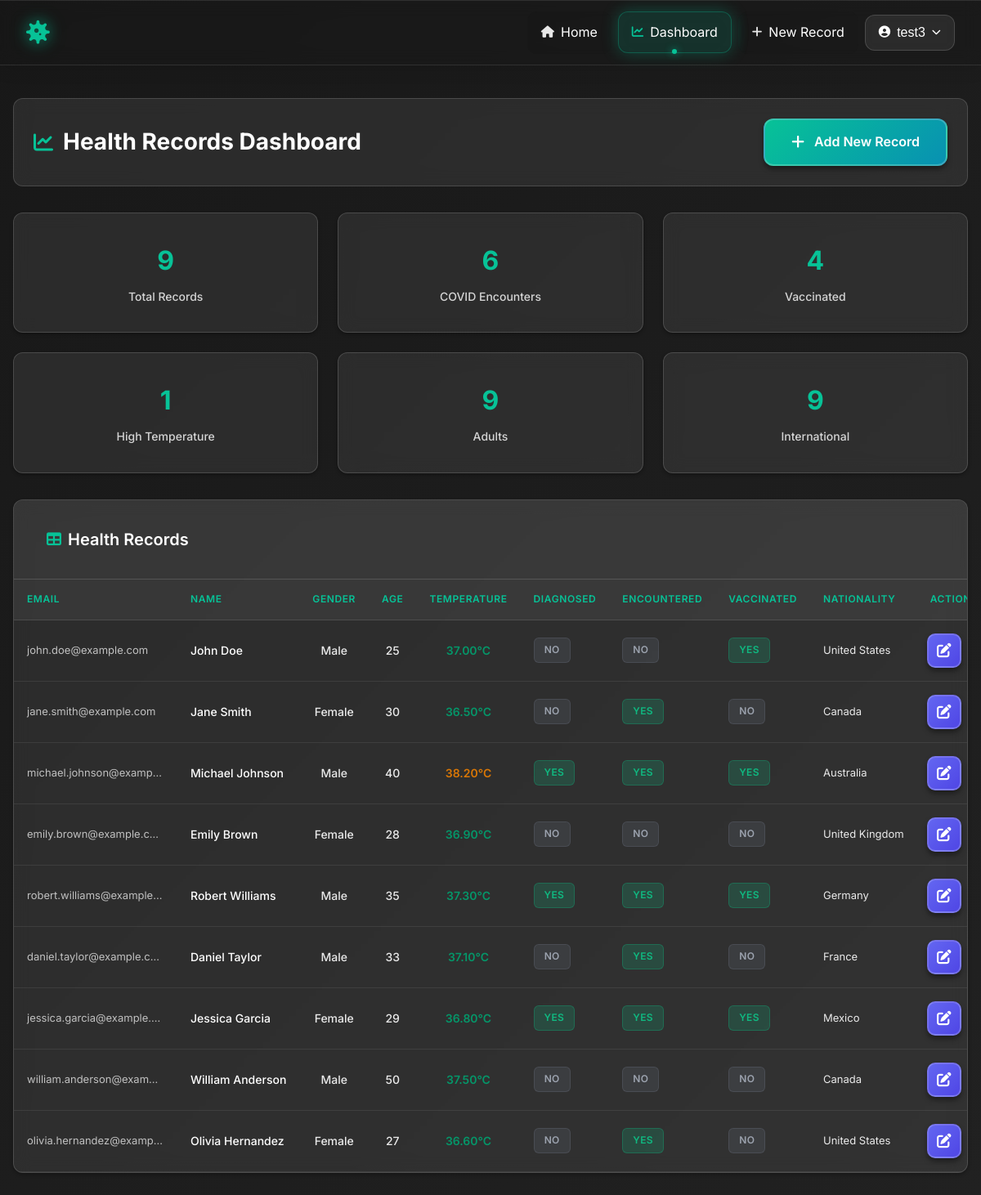
The page /dashboard_admin.php (signed in) on the database its author committed.
### tables this page shows
CREATE TABLE `records` (
  `id` int(11) NOT NULL,
  `email` varchar(255) NOT NULL,
  `full_name` varchar(255) NOT NULL,
  `gender` varchar(255) NOT NULL,
  `age` int(11) NOT NULL,
  `temp` decimal(5,2) NOT NULL,
  `diagnosed` enum('YES','NO') NOT NULL,
  `encountered` enum('YES','NO') NOT NULL,
  `vaccinated` enum('YES','NO') NOT NULL,
  `nationality` varchar(255) NOT NULL
);

### includes/security.inc.php (called while the page is built, shortened)
<?php
function sanitizeOutput($data) {
    return htmlspecialchars($data, ENT_QUOTES, 'UTF-8');
}
?>

### dashboard_admin.php (the view, shortened to what this page needs)
<?php
include './includes/dbconn.inc.php';
include './includes/security.inc.php';
$query = "SELECT * FROM records";
$stmt = mysqli_prepare($conn, $query);
mysqli_stmt_execute($stmt);
$result = mysqli_stmt_get_result($stmt);
$encounterYesCount = 0;
$vaccinatedYesCount = 0;
$feverCount = 0;
$adultCount = 0;
$minorCount = 0;
$foreignerCount = 0;
$totalRecords = 0;
if ($result) {
  while ($row = mysqli_fetch_assoc($result)) {
    $totalRecords++;
    if ($row['encountered'] == 'YES') {
      $encounterYesCount++;
    }
    if ($row['vaccinated'] == 'YES') {
      $vaccinatedYesCount++;
    }
    if ($row['temp'] > 37.5) {
      $feverCount++;
    }
    if ($row['age'] >= 18) {
      $adultCount++;
    } else {
      $minorCount++;
    }
    $isFilipino = false;
    if (!$isFilipino) {
      $foreignerCount++;
    }
  }
}
?>
<?php include "./header.php"; ?>
<body>
  <main>
    <div class="wrapper">
      <div class="primary-action-section">
        <h1 class="dashboard-title">
          <i class="fa-solid fa-chart-line"></i>
          Health Records Dashboard
        </h1>
        <a href="./add.php" class="primary-add-btn">
          <i class="fa-solid fa-plus"></i>
          Add New Record
        </a>
      </div>
      <div class="status status-grid">
        <div class="status-grid-item">
          <div class="status-grid-count"><?php echo $totalRecords; ?></div>
          <div class="status-grid-text">Total Records</div>
        </div>
        <div class="status-grid-item">
          <div class="status-grid-count"><?php echo $encounterYesCount; ?></div>
          <div class="status-grid-text">COVID Encounters</div>
        </div>
        <div class="status-grid-item">
          <div class="status-grid-count"><?php echo $vaccinatedYesCount; ?></div>
          <div class="status-grid-text">Vaccinated</div>
        </div>
        <div class="status-grid-item">
          <div class="status-grid-count"><?php echo $feverCount; ?></div>
          <div class="status-grid-text">High Temperature</div>
        </div>
        <div class="status-grid-item">
          <div class="status-grid-count"><?php echo $adultCount; ?></div>
          <div class="status-grid-text">Adults</div>
        </div>
        <div class="status-grid-item">
          <div class="status-grid-count"><?php echo $foreignerCount; ?></div>
          <div class="status-grid-text">International</div>
        </div>
      </div>
      <div class="table-container">
        <div class="table-header">
          <h2 class="table-title">
            <i class="fa-solid fa-table"></i>
            Health Records
          </h2>
        </div>
        <table>
          <thead>
            <tr>
              <th>Email</th>
              <th>Name</th>
              <th>Gender</th>
              <th>Age</th>
              <th>Temperature</th>
              <th>Diagnosed</th>
              <th>Encountered</th>
              <th>Vaccinated</th>
              <th>Nationality</th>
              <th>Actions</th>
            </tr>
          </thead>
          <tbody>
          <?php
          $table_query = "SELECT * FROM records";
          $table_stmt = mysqli_prepare($conn, $table_query);
          if ($table_stmt) {
            mysqli_stmt_execute($table_stmt);
            $table_result = mysqli_stmt_get_result($table_stmt);
            if ($table_result && mysqli_num_rows($table_result) > 0) {
              while ($row = mysqli_fetch_assoc($table_result)) {
                echo '<tr>';
                echo '<td data-cell="email">' . sanitizeOutput($row['email']) . '</td>';
                echo '<td data-cell="name">' . sanitizeOutput($row['full_name']) . '</td>';
                echo '<td data-cell="gender">' . sanitizeOutput($row['gender']) . '</td>';
                echo '<td data-cell="age">' . sanitizeOutput($row['age']) . '</td>';
                $temp = (float)$row['temp'];
                $tempClass = 'temp-normal';
                if ($temp > 37.5) $tempClass = 'temp-elevated';
                echo '<td data-cell="temperature" class="' . $tempClass . '">' . sanitizeOutput($row['temp']) . '°C</td>';
                $diagnosed = strtoupper($row['diagnosed']);
                $diagnosedBadge = '<span class="status-badge ' . ($diagnosed === 'YES' ? 'yes' : 'no') . '">' . $diagnosed . '</span>';
                echo '<td data-cell="diagnosed">' . $diagnosedBadge . '</td>';
                $encountered = strtoupper($row['encountered']);
                $encounteredBadge = '<span class="status-badge ' . ($encountered === 'YES' ? 'yes' : 'no') . '">' . $encountered . '</span>';
                echo '<td data-cell="encountered">' . $encounteredBadge . '</td>';
                $vaccinated = strtoupper($row['vaccinated']);
                $vaccinatedBadge = '<span class="status-badge ' . ($vaccinated === 'YES' ? 'yes' : 'no') . '">' . $vaccinated . '</span>';
                echo '<td data-cell="vaccinated">' . $vaccinatedBadge . '</td>';
                echo '<td data-cell="nationality">' . sanitizeOutput($row['nationality']) . '</td>';
                echo '<td data-cell="actions">';
                echo '<div class="action-buttons">';
                $record_id = (int)$row['id'];
                echo '<a href="./update.php?id=' . $record_id . '" class="action-btn edit" title="Edit Record">';
                echo '<i class="fa-solid fa-edit"></i>';
                echo '</a>';
                echo '</div>';
                echo '</td>';
                echo '</tr>';
              }
            }
          } else {
            logSecurityEvent('Table prepared statement failed in dashboard_admin.php: ' . mysqli_error($conn));
            echo '<tr><td colspan="10">Error loading data</td></tr>';
          }
          ?>
        </tbody>
      </table>
    </div>
  </div>
</main>
</body>
</html>

### styles/styles.css (style rules this page uses)
:root { --clr-primary: #181818; --clr-complementary: #07c297; --clr-accent: #212121; --ff-base: 'Inter', sans-serif; }
* { box-sizing: border-box; }
html { color-scheme: dark; scroll-behavior: smooth; }
h1, h2, h3, h4, h5, a, span { font-size: 1rem; font-weight: 400; color: white; }
h2 { font-size: 2rem; padding: 1rem; }
a { text-decoration: none; }
body { background-color: black; color: white; font-family: var(--ff-base); padding-top: var(--nav-height, 80px); }

### styles/header.css (style rules this page uses)
:root { --nav-height: 80px; --nav-bg-transparent: rgba(24, 24, 24, 0.15); --nav-bg-scrolled: rgba(24, 24, 24, 0.25); --nav-bg-solid: #181818; --nav-border-transparent: rgba(255, 255, 255, 0.1); --nav-border-scrolled: rgba(255, 255, 255, 0.2); --nav-text: #ffffff; --nav-text-secondary: rgba(255, 255, 255, 0.9); --nav-hover: #07c297; --nav-active: #07c297; --nav-shadow-transparent: 0 4px 20px rgba(0, 0, 0, 0.1); --nav-shadow-scrolled: 0 8px 32px rgba(0, 0, 0, 0.2); --nav-transition: all 0.4s cubic-bezier(0.4, 0, 0.2, 1); --nav-dropdown-bg: rgba(33, 33, 33, 0.95); --nav-mobile-bg: rgba(24, 24, 24, 0.98); --blur-light: blur(15px); --blur-heavy: blur(25px); }

### styles/index.css (style rules this page uses)
:root { --clr-primary: #181818; --clr-complementary: #07c297; --clr-accent: #212121; --clr-white: #ffffff; --clr-light-gray: #f8f9fa; --clr-dark-overlay: rgba(0, 0, 0, 0.6); --ff-base: 'Inter', sans-serif; --border-radius: 12px; --transition: all 0.3s ease; --container-max-width: 1200px; --section-padding: 4rem 2rem; }
body { font-family: var(--ff-base); font-weight: 400; line-height: 1.6; margin: 0; }

### styles/add.css (style rules this page uses)
:root { --clr-primary: #181818; --clr-complementary: #07c297; --clr-accent: #212121; --clr-white: #ffffff; --clr-light-gray: #f8f9fa; --ff-base: 'Inter', sans-serif; --border-radius: 12px; --transition: all 0.3s ease; --container-max-width: 800px; --form-padding: 2rem; }
* { box-sizing: border-box; }
html { scroll-behavior: smooth; }
body { background: linear-gradient(135deg, var(--clr-primary) 0%, var(--clr-accent) 100%); color: var(--clr-white); font-family: var(--ff-base); line-height: 1.6; margin: 0; padding: 0; padding-top: 0 !important; min-height: 100vh; width: 100%; overflow-x: hidden; }

### rows shown on the page
records: email "john.doe@example.com", full_name "John Doe", gender "Male", age "25", temp "37.00", diagnosed "NO", encountered "NO", vaccinated "YES", nationality "United States"
records: email "jane.smith@example.com", full_name "Jane Smith", gender "Female", age "30", temp "36.50", diagnosed "NO", encountered "YES", vaccinated "NO", nationality "Canada"
records: email "michael.johnson@examp…", full_name "Michael Johnson", gender "Male", age "40", temp "38.20", diagnosed "YES", encountered "YES", vaccinated "YES", nationality "Australia"
records: email "emily.brown@example.com", full_name "Emily Brown", gender "Female", age "28", temp "36.90", diagnosed "NO", encountered "NO", vaccinated "NO", nationality "United Kingdom"
records: email "robert.williams@example…", full_name "Robert Williams", gender "Male", age "35", temp "37.30", diagnosed "YES", encountered "YES", vaccinated "YES", nationality "Germany"
records: email "daniel.taylor@example.c…", full_name "Daniel Taylor", gender "Male", age "33", temp "37.10", diagnosed "NO", encountered "YES", vaccinated "NO", nationality "France"
records: email "jessica.garcia@example.…", full_name "Jessica Garcia", gender "Female", age "29", temp "36.80", diagnosed "YES", encountered "YES", vaccinated "YES", nationality "Mexico"
records: email "william.anderson@exam…", full_name "William Anderson", gender "Male", age "50", temp "37.50", diagnosed "NO", encountered "NO", vaccinated "NO", nationality "Canada"
records: email "olivia.hernandez@examp…", full_name "Olivia Hernandez", gender "Female", age "27", temp "36.60", diagnosed "NO", encountered "YES", vaccinated "NO", nationality "United States"

### other values the page prints
$_SESSION['userUid'] "test3"
$totalRecords "9"
$encounterYesCount "6"
$vaccinatedYesCount "4"
$feverCount "1"
$adultCount "9"
$foreignerCount "9"
